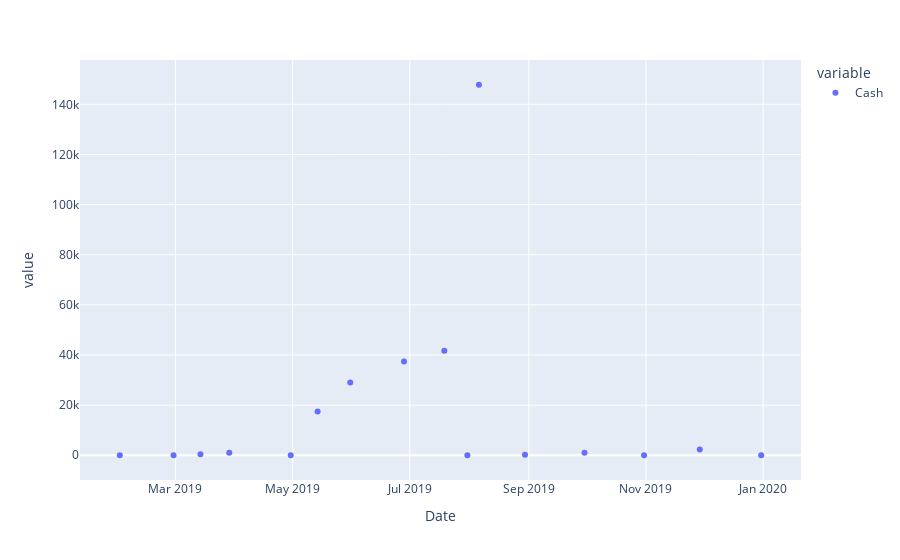

Here is the notebook cell this chart was saved with:
### Code cell
px.scatter(backtest.broker.get_transaction_log().sort_values(by='Date').groupby('Date').last().reset_index()[['Date', 'Cash']].set_index('Date'))

### Figure 1 — Plotly figure (JSON) as saved in the notebook; plotly's stock layout.template omitted (floating-point values rounded to 4 significant figures)
{"data": [{"hovertemplate": "variable=Cash<br>Date=%{x}<br>value=%{y}<extra></extra>", "legendgroup": "Cash", "marker": {"color": "#636efa", "symbol": "circle"}, "mode": "markers", "name": "Cash", "orientation": "v", "showlegend": true, "type": "scatter", "x": ["2019-01-31T00:00:00", "2019-02-28T00:00:00", "2019-03-14T00:00:00", "2019-03-29T00:00:00", "2019-04-30T00:00:00", "2019-05-14T00:00:00", "2019-05-31T00:00:00", "2019-06-28T00:00:00", "2019-07-19T00:00:00", "2019-07-31T00:00:00", "2019-08-06T00:00:00", "2019-08-30T00:00:00", "2019-09-30T00:00:00", "2019-10-31T00:00:00", "2019-11-29T00:00:00", "2019-12-31T00:00:00"], "xaxis": "x", "y": [8.909, 21.52, 416.7, 974.8, 1.595, 17440.0, 29010.0, 37420.0, 41740.0, 5.618, 147800.0, 180.4, 993.3, 1.114, 2298.0, 2.552], "yaxis": "y"}], "layout": {"legend": {"title": {"text": "variable"}, "tracegroupgap": 0}, "margin": {"t": 60}, "xaxis": {"anchor": "y", "domain": [0, 1], "title": {"text": "Date"}}, "yaxis": {"anchor": "x", "domain": [0, 1], "title": {"text": "value"}}}}
